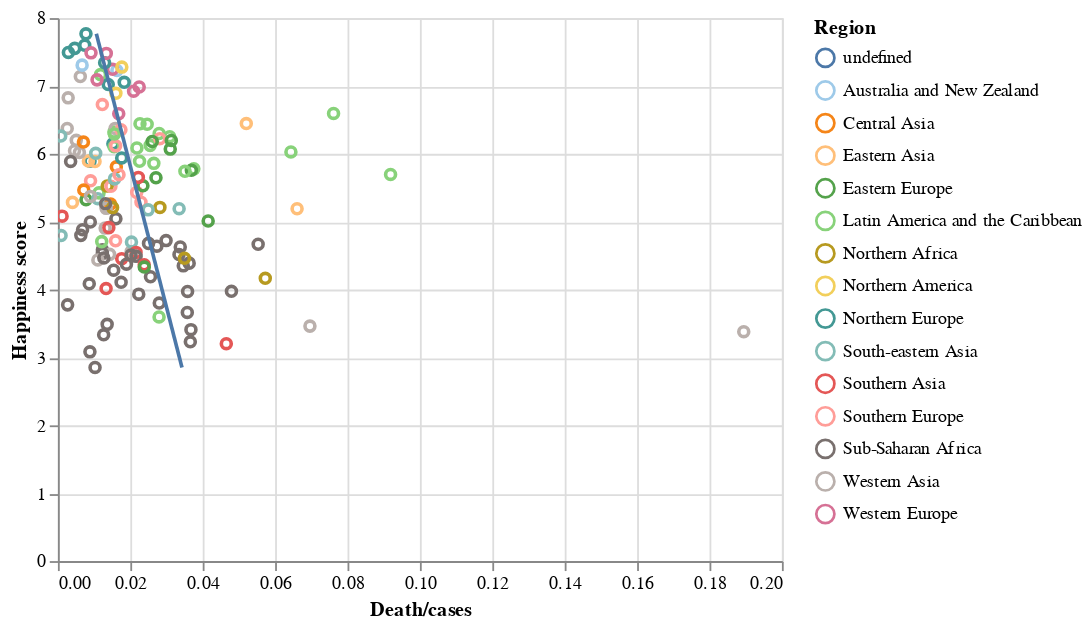

The code cell stored with this chart in its notebook:
### Code cell
ScoreByDeaths.interactive().add_selection(selection)  + ScoreByDeathsLine

### Figure 1 — Vega-Lite specification as saved in the notebook (floating-point values rounded to 4 significant figures; data arrays with more than 128 entries replaced by an {"elided": "..."} marker saying what was removed)
{"config": {"view": {"continuousWidth": 400, "continuousHeight": 300}}, "layer": [{"mark": "point", "encoding": {"color": {"type": "nominal", "field": "Region", "scale": {"scheme": "tableau20"}}, "opacity": {"condition": {"value": 1, "selection": "selector352"}, "value": 0.1}, "tooltip": [{"type": "nominal", "field": "Country"}, {"type": "quantitative", "field": "Deaths"}], "x": {"type": "quantitative", "field": "Death/cases"}, "y": {"type": "quantitative", "field": "Happiness score"}}, "selection": {"selector358": {"type": "interval", "bind": "scales", "encodings": ["x", "y"]}, "selector352": {"type": "multi", "fields": ["Region"], "bind": "legend"}}}, {"mark": "line", "encoding": {"color": {"type": "nominal", "field": "Region", "scale": {"scheme": "tableau20"}}, "opacity": {"condition": {"value": 1, "selection": "selector352"}, "value": 0.1}, "tooltip": [{"type": "nominal", "field": "Country"}, {"type": "quantitative", "field": "Deaths"}], "x": {"type": "quantitative", "field": "Death/cases"}, "y": {"type": "quantitative", "field": "Happiness score"}}, "transform": [{"on": "Happiness score", "regression": "Death/cases"}]}], "data": {"name": "data-eecb02b8fc6347241acc941c20805a53"}, "$schema": "https://vega.github.io/schema/vega-lite/v4.8.1.json", "datasets": {"data-eecb02b8fc6347241acc941c20805a53": {"elided": "195 records"}}}
